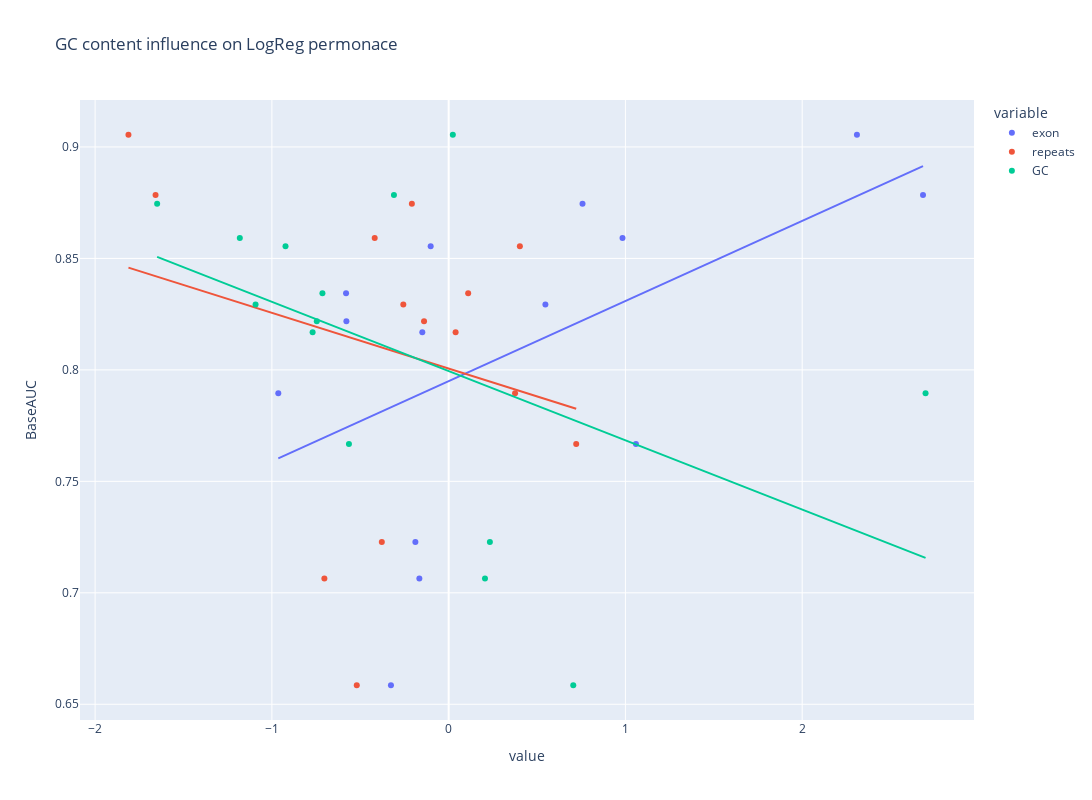

Notebook source saved alongside this figure:
### Code cell
fig = px.scatter(bad_performance, 
                 x=[bad_performance.exon, bad_performance.repeats, bad_performance.GC],  
                 y=bad_performance.BaseAUC, 
                 #color="DataType", 
                 hover_name="Name",
                 labels={"x": "Absolute Delta GC"},
                 title="GC content influence on LogReg permonace",
                 trendline="ols",
                 width=1400, height=800)
fig.show()

### Figure 1 — Plotly figure (JSON) as saved in the notebook; plotly's stock layout.template omitted (floating-point values rounded to 4 significant figures)
{"data": [{"hovertemplate": "<b>%{hovertext}</b><br><br>variable=exon<br>value=%{x}<br>BaseAUC=%{y}<extra></extra>", "hovertext": ["CLIPSEQ_ELAVL1", "ICLIP_HNRNPC", "ICLIP_NSUN2_293", "ICLIP_TIA1", "ICLIP_TIAL1", "ICLIP_U2AF65_Hela", "ICLIP_U2AF65_Hela_2", "ICLIP_hnRNPC_Hela_iCLIP_all_clusters", "ICLIP_hnRNPL_Hela", "ICLIP_hnRNPL_U266", "ICLIP_hnRNPlike_U266", "PARCLIP_ELAVL1", "PARCLIP_MOV10", "PARCLIP_PUM2"], "legendgroup": "exon", "marker": {"color": "#636efa", "symbol": "circle"}, "mode": "markers", "name": "exon", "orientation": "v", "showlegend": true, "type": "scatter", "x": [0.5472, 2.31, -0.9638, -0.1018, -0.1491, -0.5804, -0.5785, 2.683, -0.1882, -0.1658, -0.3264, 0.9836, 1.059, 0.7573], "xaxis": "x", "y": [0.8293, 0.9055, 0.7895, 0.8555, 0.8169, 0.8344, 0.8218, 0.8784, 0.7228, 0.7065, 0.6585, 0.8591, 0.7667, 0.8745], "yaxis": "y"}, {"hovertemplate": "<b>OLS trendline</b><br>BaseAUC = 0.0359355 * value + 0.794963<br>R<sup>2</sup>=0.294417<br><br>variable=exon<br>value=%{x}<br>BaseAUC=%{y} <b>(trend)</b><extra></extra>", "legendgroup": "exon", "marker": {"color": "#636efa", "symbol": "circle"}, "mode": "lines", "name": "exon", "showlegend": false, "type": "scatter", "x": [-0.9638, -0.5804, -0.5785, -0.3264, -0.1882, -0.1658, -0.1491, -0.1018, 0.5472, 0.7573, 0.9836, 1.059, 2.31, 2.683], "xaxis": "x", "y": [0.7603, 0.7741, 0.7742, 0.7832, 0.7882, 0.789, 0.7896, 0.7913, 0.8146, 0.8222, 0.8303, 0.833, 0.878, 0.8914], "yaxis": "y"}, {"hovertemplate": "<b>%{hovertext}</b><br><br>variable=repeats<br>value=%{x}<br>BaseAUC=%{y}<extra></extra>", "hovertext": ["CLIPSEQ_ELAVL1", "ICLIP_HNRNPC", "ICLIP_NSUN2_293", "ICLIP_TIA1", "ICLIP_TIAL1", "ICLIP_U2AF65_Hela", "ICLIP_U2AF65_Hela_2", "ICLIP_hnRNPC_Hela_iCLIP_all_clusters", "ICLIP_hnRNPL_Hela", "ICLIP_hnRNPL_U266", "ICLIP_hnRNPlike_U266", "PARCLIP_ELAVL1", "PARCLIP_MOV10", "PARCLIP_PUM2"], "legendgroup": "repeats", "marker": {"color": "#EF553B", "symbol": "circle"}, "mode": "markers", "name": "repeats", "orientation": "v", "showlegend": true, "type": "scatter", "x": [-0.2565, -1.811, 0.3758, 0.4028, 0.03925, 0.1103, -0.1393, -1.658, -0.3781, -0.703, -0.5198, -0.4184, 0.7215, -0.2082], "xaxis": "x", "y": [0.8293, 0.9055, 0.7895, 0.8555, 0.8169, 0.8344, 0.8218, 0.8784, 0.7228, 0.7065, 0.6585, 0.8591, 0.7667, 0.8745], "yaxis": "y"}, {"hovertemplate": "<b>OLS trendline</b><br>BaseAUC = -0.0249973 * value + 0.800599<br>R<sup>2</sup>=0.062085<br><br>variable=repeats<br>value=%{x}<br>BaseAUC=%{y} <b>(trend)</b><extra></extra>", "legendgroup": "repeats", "marker": {"color": "#EF553B", "symbol": "circle"}, "mode": "lines", "name": "repeats", "showlegend": false, "type": "scatter", "x": [-1.811, -1.658, -0.703, -0.5198, -0.4184, -0.3781, -0.2565, -0.2082, -0.1393, 0.03925, 0.1103, 0.3758, 0.4028, 0.7215], "xaxis": "x", "y": [0.8459, 0.842, 0.8182, 0.8136, 0.8111, 0.8101, 0.807, 0.8058, 0.8041, 0.7996, 0.7978, 0.7912, 0.7905, 0.7826], "yaxis": "y"}, {"hovertemplate": "<b>%{hovertext}</b><br><br>variable=GC<br>value=%{x}<br>BaseAUC=%{y}<extra></extra>", "hovertext": ["CLIPSEQ_ELAVL1", "ICLIP_HNRNPC", "ICLIP_NSUN2_293", "ICLIP_TIA1", "ICLIP_TIAL1", "ICLIP_U2AF65_Hela", "ICLIP_U2AF65_Hela_2", "ICLIP_hnRNPC_Hela_iCLIP_all_clusters", "ICLIP_hnRNPL_Hela", "ICLIP_hnRNPL_U266", "ICLIP_hnRNPlike_U266", "PARCLIP_ELAVL1", "PARCLIP_MOV10", "PARCLIP_PUM2"], "legendgroup": "GC", "marker": {"color": "#00cc96", "symbol": "circle"}, "mode": "markers", "name": "GC", "orientation": "v", "showlegend": true, "type": "scatter", "x": [-1.092, 0.02364, 2.698, -0.9229, -0.7697, -0.7141, -0.746, -0.3095, 0.2332, 0.2055, 0.705, -1.181, -0.5641, -1.649], "xaxis": "x", "y": [0.8293, 0.9055, 0.7895, 0.8555, 0.8169, 0.8344, 0.8218, 0.8784, 0.7228, 0.7065, 0.6585, 0.8591, 0.7667, 0.8745], "yaxis": "y"}, {"hovertemplate": "<b>OLS trendline</b><br>BaseAUC = -0.0310632 * value + 0.799471<br>R<sup>2</sup>=0.214387<br><br>variable=GC<br>value=%{x}<br>BaseAUC=%{y} <b>(trend)</b><extra></extra>", "legendgroup": "GC", "marker": {"color": "#00cc96", "symbol": "circle"}, "mode": "lines", "name": "GC", "showlegend": false, "type": "scatter", "x": [-1.649, -1.181, -1.092, -0.9229, -0.7697, -0.746, -0.7141, -0.5641, -0.3095, 0.02364, 0.2055, 0.2332, 0.705, 2.698], "xaxis": "x", "y": [0.8507, 0.8362, 0.8334, 0.8281, 0.8234, 0.8226, 0.8217, 0.817, 0.8091, 0.7987, 0.7931, 0.7922, 0.7776, 0.7157], "yaxis": "y"}], "layout": {"height": 800, "legend": {"title": {"text": "variable"}, "tracegroupgap": 0}, "title": {"text": "GC content influence on LogReg permonace"}, "width": 1400, "xaxis": {"anchor": "y", "domain": [0, 1], "title": {"text": "value"}}, "yaxis": {"anchor": "x", "domain": [0, 1], "title": {"text": "BaseAUC"}}}}
